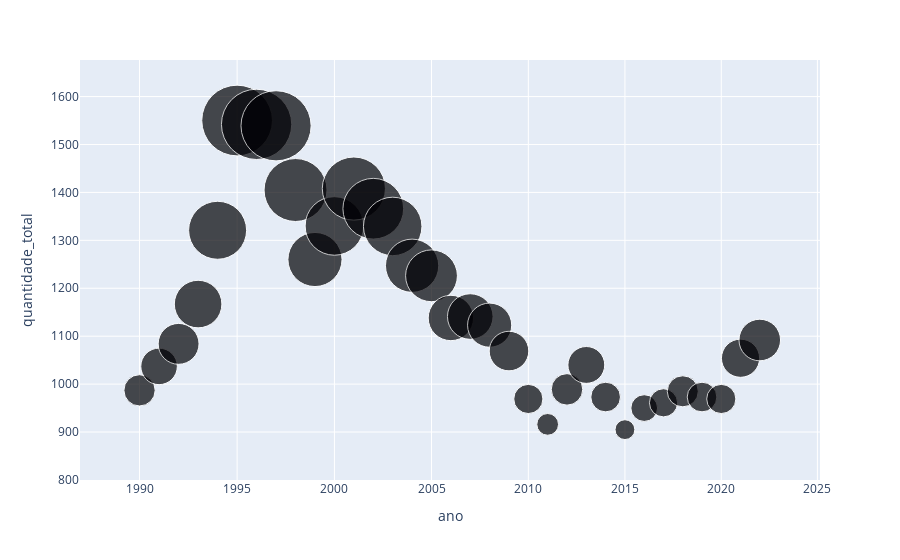

Notebook source saved alongside this figure:
### Code cell
dadosArmaFogo = BancoLocal.buscar_dados('arma_fogo')
df = px.data.gapminder()
dadosArmaFogo["size_scaled"] = (dadosArmaFogo["quantidade_total"] - dadosArmaFogo["quantidade_total"].min()) / \
                               (dadosArmaFogo["quantidade_total"].max() - dadosArmaFogo["quantidade_total"].min()) * 50

fig = px.scatter(dadosArmaFogo, x="ano", y="quantidade_total", size="size_scaled", hover_name="ano", log_x=True, size_max=50, color_discrete_sequence=px.colors.sequential.Inferno)
fig.show()

### Figure 1 — Plotly figure (JSON) as saved in the notebook; plotly's stock layout.template omitted (floating-point values rounded to 4 significant figures)
{"data": [{"hovertemplate": "<b>%{hovertext}</b><br><br>ano=%{x}<br>quantidade_total=%{y}<br>size_scaled=%{marker.size}<extra></extra>", "hovertext": [1989, 1990, 1991, 1992, 1993, 1994, 1995, 1996, 1997, 1998, 1999, 2000, 2001, 2002, 2003, 2004, 2005, 2006, 2007, 2008, 2009, 2010, 2011, 2012, 2013, 2014, 2015, 2016, 2017, 2018, 2019, 2020, 2021, 2022], "legendgroup": "", "marker": {"color": "#000004", "size": [0, 9.786, 13.36, 16.71, 22.64, 33.64, 50, 49.43, 49.21, 39.64, 29.29, 34.29, 39.86, 36.86, 34.21, 28.36, 26.86, 20.57, 20.79, 19.5, 15.64, 8.5, 4.714, 9.929, 13.57, 8.786, 3.929, 7.143, 7.929, 9.643, 8.786, 8.5, 14.57, 17.29], "sizemode": "area", "sizeref": 0.02, "symbol": "circle"}, "mode": "markers", "name": "", "orientation": "v", "showlegend": false, "type": "scatter", "x": [1989, 1990, 1991, 1992, 1993, 1994, 1995, 1996, 1997, 1998, 1999, 2000, 2001, 2002, 2003, 2004, 2005, 2006, 2007, 2008, 2009, 2010, 2011, 2012, 2013, 2014, 2015, 2016, 2017, 2018, 2019, 2020, 2021, 2022], "xaxis": "x", "y": [850, 987, 1037, 1084, 1167, 1321, 1550, 1542, 1539, 1405, 1260, 1330, 1408, 1366, 1329, 1247, 1226, 1138, 1141, 1123, 1069, 969, 916, 989, 1040, 973, 905, 950, 961, 985, 973, 969, 1054, 1092], "yaxis": "y"}], "layout": {"legend": {"itemsizing": "constant", "tracegroupgap": 0}, "margin": {"t": 60}, "xaxis": {"anchor": "y", "domain": [0, 1], "title": {"text": "ano"}, "type": "log"}, "yaxis": {"anchor": "x", "domain": [0, 1], "title": {"text": "quantidade_total"}}}}
